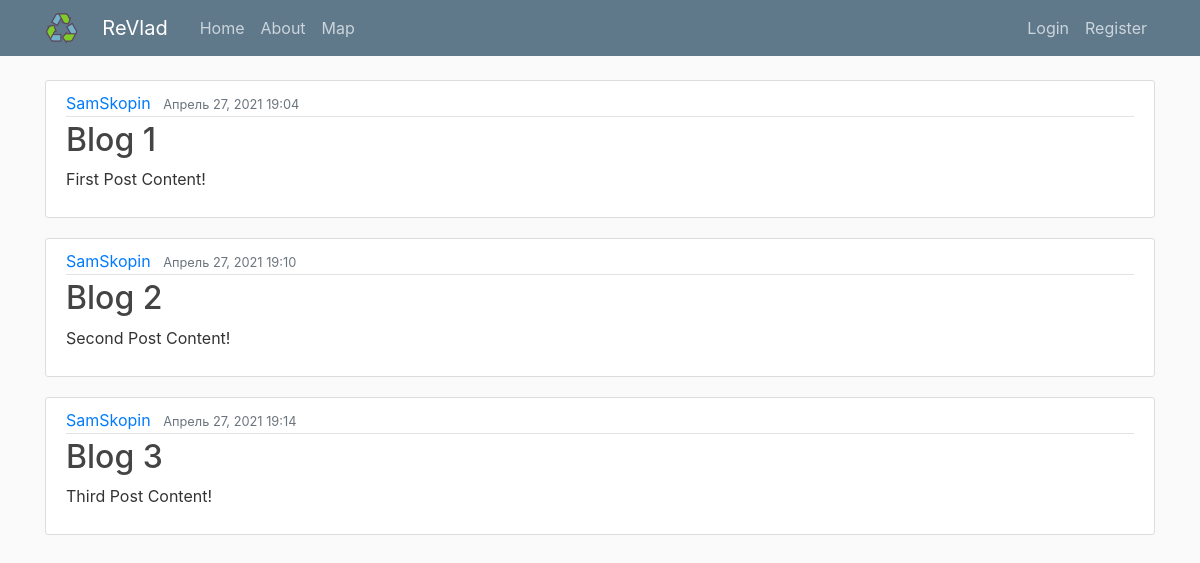
Before: / with the older database file.
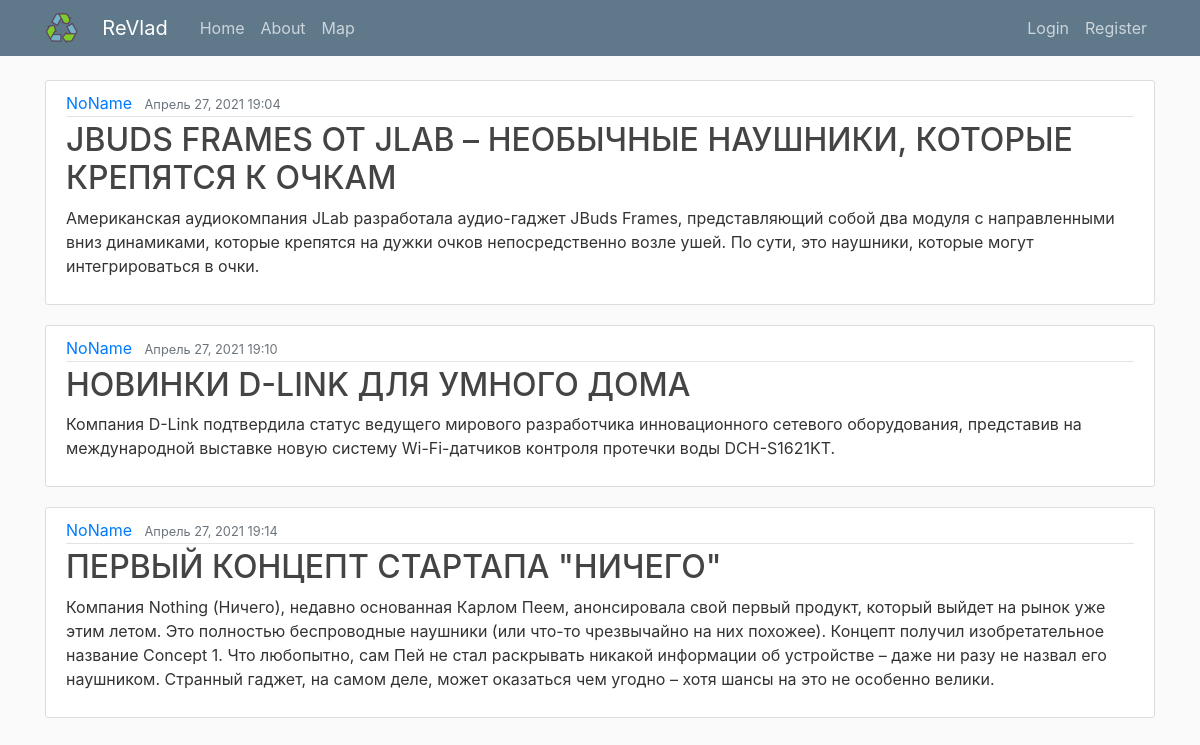
After: the same page with the newer database file.
### App/models.py (models this page shows, shortened)
class Post(models.Model):
    title = models.CharField(max_length=100)
    content = models.TextField()
    date_posted = models.DateTimeField(default=timezone.now)
    author = models.ForeignKey(User, on_delete=models.CASCADE)

### App/views.py (the view)
# urls.py: path('', views.home, name='blog-home'),
def home(request):
    context = {
        'posts': Post.objects.all()
    }
    return render(request, 'app/home.html', context)

### templates/app/home.html
{% extends "app/base.html" %}
{% block content %}
    {% for post in posts %}
        <article class="media content-section">
          <div class="media-body">
            <div class="article-metadata">
              <a class="mr-2" href="#">{{ post.author }}</a>
              <small class="text-muted">{{ post.date_posted|date:"F j, Y G:i " }}</small>
            </div>
            <h2><a class="article-title" href="#">{{ post.title }}</a></h2>
            <p class="article-content">{{ post.content }}</p>
          </div>
    </article>
    {% endfor %}
{% endblock content %}

Changed rows visible on the page:
changed Post: author "SamSkopin" → "NoName"; title "Blog 1" → "JBUDS FRAMES ОТ JLAB – НЕОБЫЧНЫЕ НАУШНИКИ, КОТОРЫЕ КРЕПЯТСЯ К ОЧКАМ"; content "First Post Content!" → "Американская аудиокомпания JLab разработала аудио-гаджет JBuds Frames, представляющий собой два модуля с направленными вниз динамиками, которые крепятся на дужки очков непосредственно возле ушей. По сути, это наушники, которые могут интегрироваться в очки."
changed Post: author "SamSkopin" → "NoName"; title "Blog 2" → "НОВИНКИ D-LINK ДЛЯ УМНОГО ДОМА"; content "Second Post Content!" → "Компания D-Link подтвердила статус ведущего мирового разработчика инновационного сетевого оборудования, представив на международной выставке новую систему Wi-Fi-датчиков контроля протечки воды DCH-S1621KT."
changed Post: author "SamSkopin" → "NoName"; title "Blog 3" → "ПЕРВЫЙ КОНЦЕПТ СТАРТАПА \"НИЧЕГО\""; content "Third Post Content!" → "Компания Nothing (Ничего), недавно основанная Карлом Пеем, анонсировала свой первый продукт, который выйдет на рынок уже этим летом. Это полностью беспроводные наушники (или что-то чрезвычайно на них похожее). Концепт получил изобретательное название Concept 1. Что любопытно, сам Пей не стал раскрывать никакой информации об устройстве – даже ни разу не назвал его наушником. Странный гаджет, на самом деле, может оказаться чем угодно – хотя шансы на это не особенно велики."
